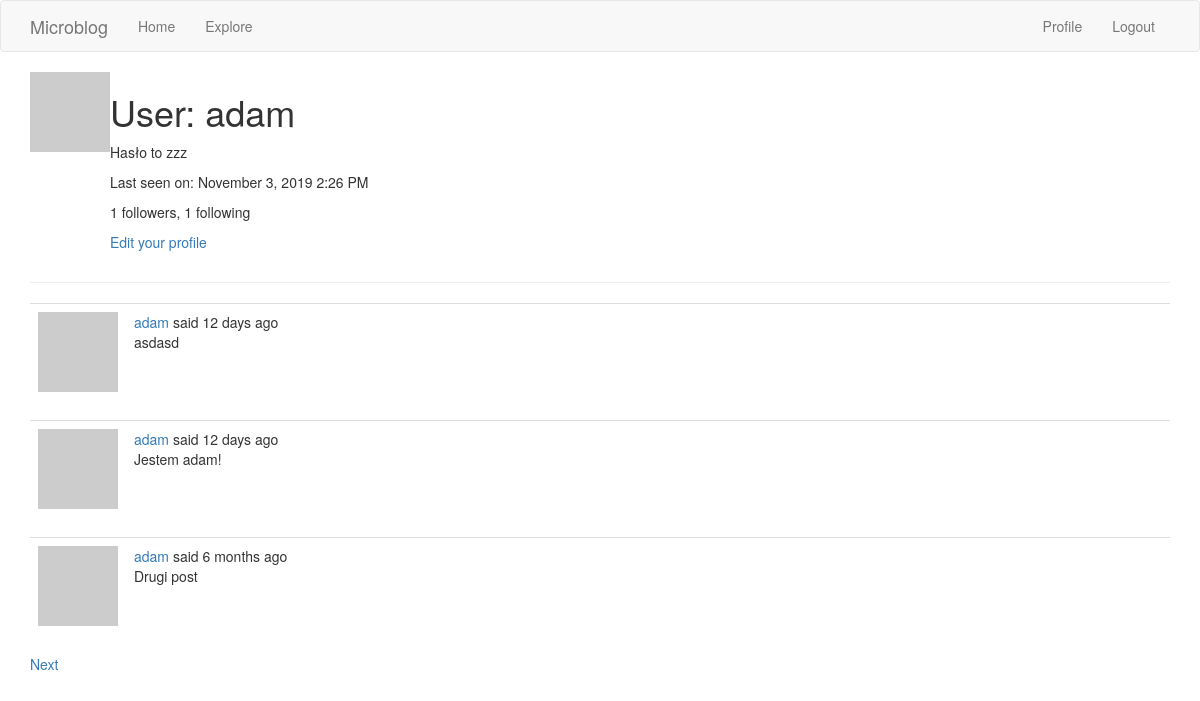
The page /user/adam (signed in) on the database as committed earlier.
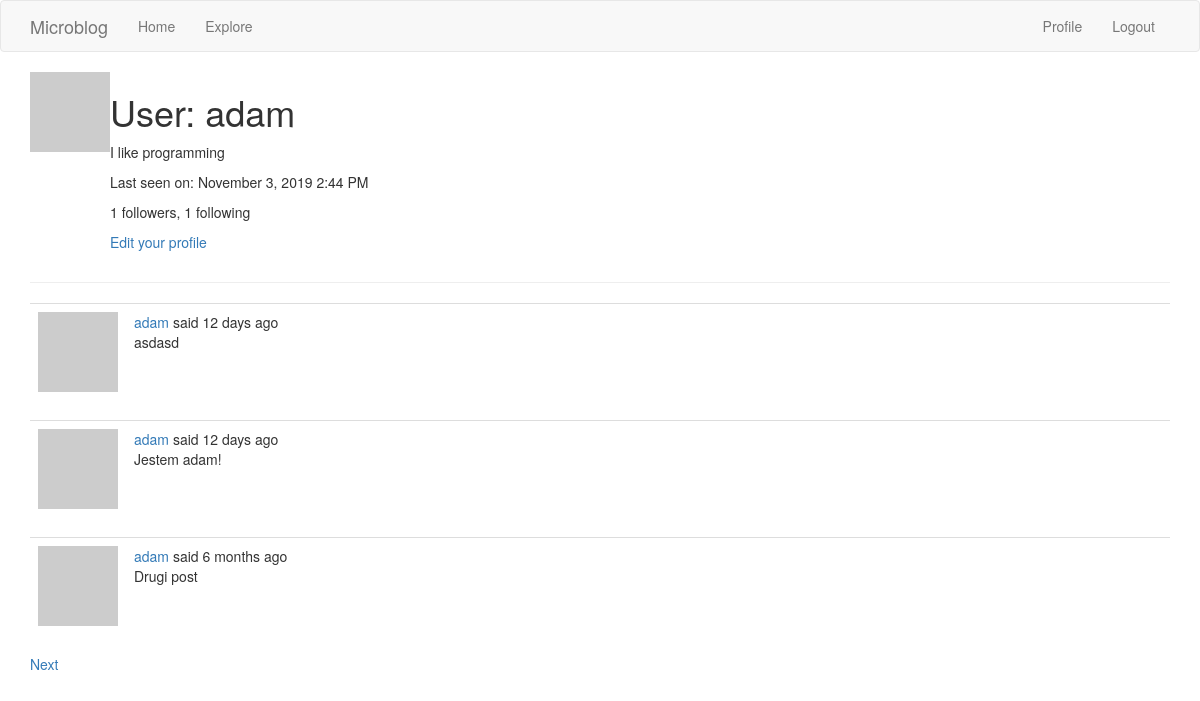
The same page on the database as committed later.
### app/models.py (models this page shows, shortened)
class User(db.Model, UserMixin):
    id = db.Column(db.Integer, primary_key=True)
    username = db.Column(db.String(64), index=True, unique=True)
    email = db.Column(db.String(120), index=True, unique=True)
    password_hash = db.Column(db.String(128))
    posts = db.relationship('Post', backref='author', lazy='dynamic')
    about_me = db.Column(db.String(140))
    last_seen = db.Column(db.DateTime, default=datetime.utcnow)
    followed = db.relationship(
        'User', secondary=followers,
        primaryjoin=(followers.c.follower_id == id),
        secondaryjoin=(followers.c.followed_id == id),
        backref=db.backref('followers', lazy='dynamic'), lazy='dynamic') # user1.follow(user2) -->  user2.followers()
    def avatar(self, size):
        digest = md5(self.email.lower().encode('utf-8')).hexdigest()
        return 'https://www.gravatar.com/avatar/{}?d=identicon&s={}'.format(digest, size)

class Post(db.Model):
    id = db.Column(db.Integer, primary_key=True)
    body = db.Column(db.String(140))
    timestamp = db.Column(db.DateTime, index=True, default=datetime.utcnow)
    user_id = db.Column(db.Integer, db.ForeignKey('user.id'))

### app/routes.py (the view)
@app.route('/user/<username>')  # Dynamic component
@login_required
def user(username):
    user = User.query.filter_by(username=username).first_or_404() # returns a db object
    page = request.args.get('page', 1, type=int)
    posts = user.posts.order_by(Post.timestamp.desc()).paginate(
        page, app.config['POSTS_PER_PAGE'], False)
    next_url = url_for('user', username=user.username, page=posts.next_num) \
        if posts.has_next else None
    prev_url = url_for('user', username=user.username, page=posts.prev_num)\
        if posts.has_prev else None
    return render_template('user.html', title='User', posts=posts.items, user=user, next_url=next_url, prev_url=prev_url)

### app/models.py (called while the page is built)
@login.user_loader  # callback for current_user
def load_user(id):
    return User.query.get(int(id))  # puts the user in db session, gets it by primary key

### app/routes.py (called while the page is built)
@app.before_request
def before_request():
    if current_user.is_authenticated:
        current_user.last_seen = datetime.utcnow()
        db.session.commit()

### app/Templates/user.html (shortened to what this page needs)
{% extends 'base.html' %}
{% block app_content %}
    <table>
        <tr valign="top">
            <td><img src="{{ user.avatar(100) }}"></td>
            <td>
                <h1>User: {{ user.username }}</h1>
                {% if user.about_me %}<p>{{ user.about_me }}</p>{% endif %}
                {% if user.last_seen %}
                    <p>Last seen on: {{ moment(user.last_seen).format('LLL') }}</p>
                {% endif %}
                <p>{{ user.followers.count() }} followers, {{ user.followed.count() }} following</p>
                {% if user == current_user %}
                    <p><a href="{{ url_for('edit_profile') }}">Edit your profile</a> </p>
                {% elif not current_user.is_following(user) %}
                <p><a href="{{ url_for('follow', username = user.username) }}">Follow</a></p>
                {% else %}
                <p><a href="{{ url_for('unfollow', username = user.username) }}">Unfollow</a></p>
                {% endif %}
            </td>
        </tr>
    </table>
    <hr>
    {% for post in posts %}
        {% include '_post.html' %}
    {% endfor %}
    {% if next_url %}
        <a href="{{ next_url }}">Next</a>
    {% endif %}
{% endblock %}

### app/Templates/base.html (shortened to what this page needs)
{% extends 'bootstrap/base.html' %}
{% block navbar %}
    <nav class="navbar navbar-default">
        <div class="container">
            <div class="navbar-header">
                <a class="navbar-brand" href="{{ url_for('index') }}">Microblog</a>
            </div>
            <div class="collapse navbar-collapse" id="bs-example-navbar-collapse-1">
                <ul class="nav navbar-nav">
                    <li><a href="{{ url_for('index') }}">Home</a> </li>
                    <li><a href="{{ url_for('explore') }}">Explore</a> </li>
                </ul>
                <ul class="nav navbar-nav navbar-right">
                    {% if not current_user.is_authenticated %}
                        <li><a href="{{ url_for('login') }}">Login</a> </li>
                    {% else %}
                        <li><a href="{{ url_for('user', username=current_user.username) }}">Profile</a> </li>
                        <li><a href="{{ url_for('logout') }}">Logout</a></li>
                    {% endif %}
                </ul>
            </div>
        </div>
    </nav>
{% endblock %}
{% block content %}
    <div class="container">
        {% block app_content %}{% endblock %}
    </div>
{% endblock %}

### app/Templates/_post.html (shortened to what this page needs)
<table class="table table-hover">
    <tr>
        <td width="70px">
            <a href="{{ url_for('user', username=post.author.username)}}">
                <img src="{{ post.author.avatar(36) }}">
            </a>
        </td>
        <td>
            <a href="{{ url_for('user', username=post.author.username)}}">
                {{ post.author.username }}
            </a>
            said {{ moment(post.timestamp).fromNow() }}
            <br>
            {{ post.body }}
        </td>
    </tr>
</table>

Rows that differ between the two databases and show on the page:
changed User "adam": about_me "Hasło to zzz" → "I like programming"; last_seen "November 3, 2019 2:26 PM" → "November 3, 2019 2:44 PM"
